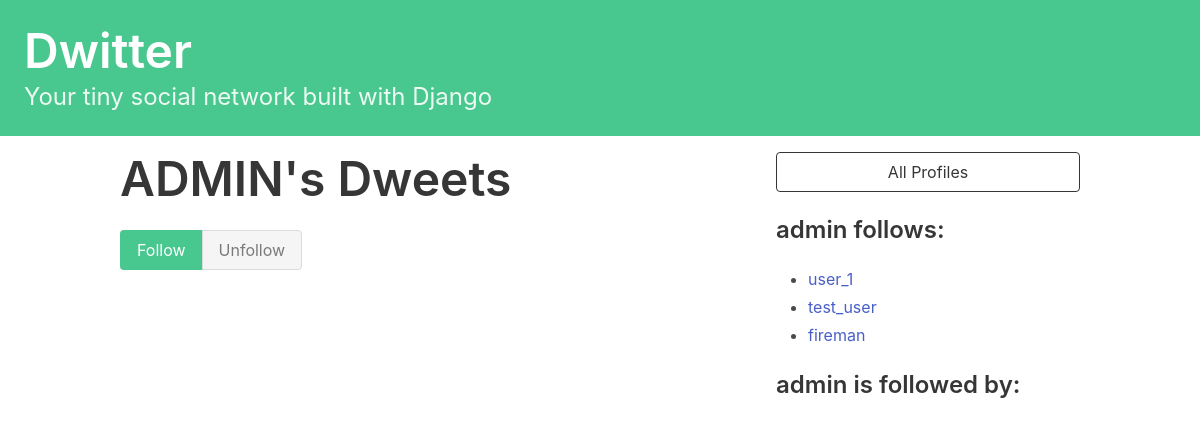
/profile/1 (signed in), run on an earlier commit of the app's database.
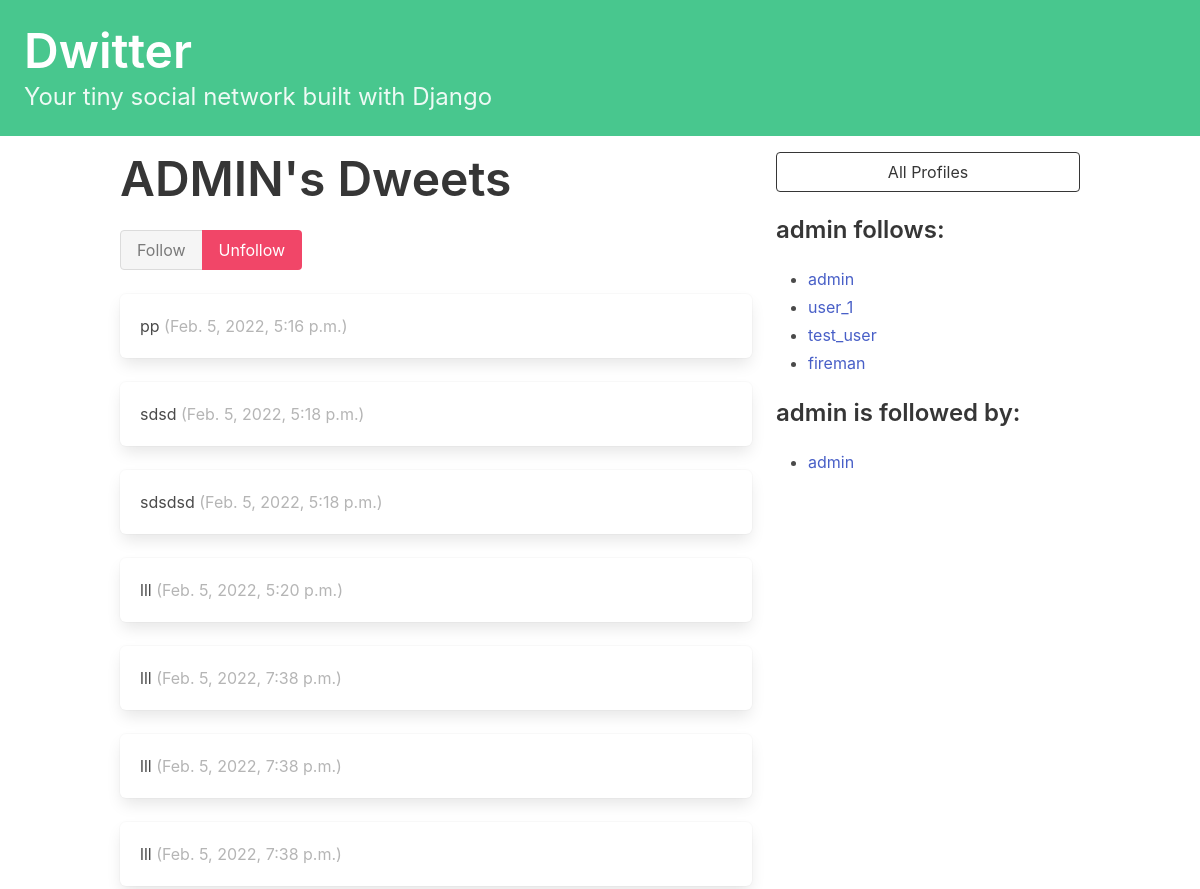
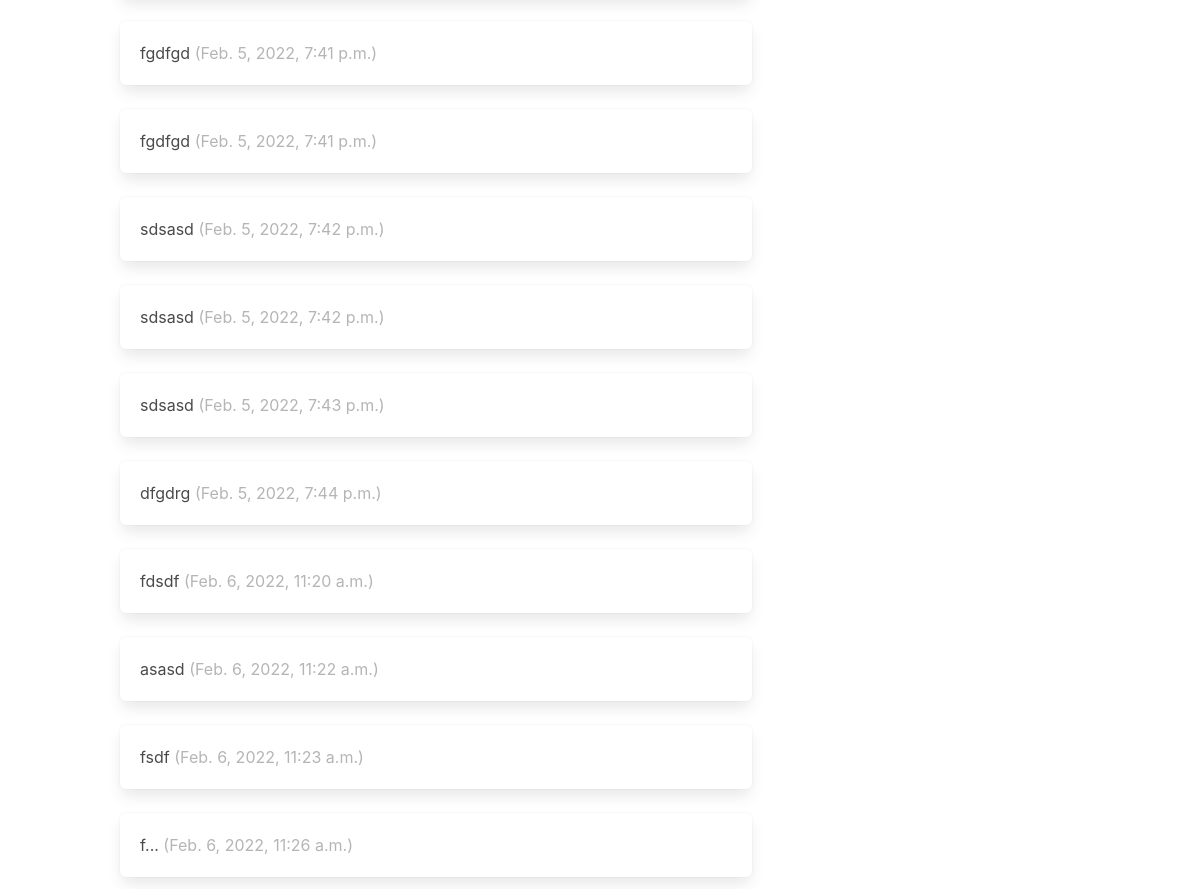
And on a later commit of the database (2 pictures, top to bottom).
### dwitter/models.py (models this page shows, shortened)
class Profile(models.Model):
    user = models.OneToOneField(User, on_delete=models.CASCADE)
    follows = models.ManyToManyField(
        "self",
        related_name="followed_by",
        symmetrical=False,
        blank=True
    )
    def __str__(self):
        return self.user.username

class Dweet(models.Model):
    user = models.ForeignKey(
        User, related_name="dweets", on_delete=models.DO_NOTHING
    )
    body = models.CharField(max_length=140)
    created_at = models.DateTimeField(auto_now_add=True)

### dwitter/views.py (the view, shortened to what this page needs)
# urls.py: path("profile/<int:pk>", profile, name="profile"),
def profile(request, pk):
    if not request.user.is_authenticated:
        return redirect('dwitter:login')
    profile = Profile.objects.get(pk=pk)
    return render(request, "dwitter/profile.html", {"profile": profile})

### dwitter/templates/dwitter/profile.html (shortened to what this page needs)
{% extends 'base.html' %}
{% block content %}
    <div class="column">
        <div class="block">
            <h1 class="title is-1">
                {{ profile.user.username|upper }}'s Dweets
            </h1>
            <form method="post">
                <div class="buttons has-addons">
                    {% if profile in user.profile.follows.all %}
                        <button class="button is-success is-static">
                            Follow
                        </button>
                        <button class="button is-danger"
                                name="follow"
                                value="unfollow">
                            Unfollow
                        </button>
                    {% else %}
                        <button class="button is-success"
                                name="follow"
                                value="follow">
                            Follow
                        </button>
                        <button class="button is-danger is-static">
                            Unfollow
                        </button>
                    {% endif %}
                </div>
            </form>
        </div>
        <div class="content">
            {% for dweet in profile.user.dweets.all %}
                <div class="box">
                    {{ dweet.body }}
                    <span class="is-small has-text-grey-light">
                    ({{ dweet.created_at }})
                </span>
                </div>
            {% endfor %}
        </div>
    </div>
    <div class="column is-one-third">
        <div class="block">
            <a href="{% url 'dwitter:profile_list' %}">
                <button class="button is-dark is-outlined is-fullwidth">
                    All Profiles
                </button>
            </a>
        </div>
        <div class="block">
            <h3 class="title is-4">
                {{ profile.user.username }} follows:
            </h3>
            <div class="content">
                <ul>
                    {% for following in profile.follows.all %}
                        <li>
                            <a href="{% url 'dwitter:profile' following.id %} ">
                                {{ following }}
                            </a>
                        </li>
                    {% endfor %}
                </ul>
            </div>
        </div>
        <div class="block">
            <h3 class="title is-4">
                {{ profile.user.username }} is followed by:
            </h3>
            <div class="content">
                <ul>
                    {% for follower in profile.followed_by.all %}
                        <li>
                            <a href="{% url 'dwitter:profile' follower.id %} ">
                                {{ follower }}
                            </a>
                        </li>
                    {% endfor %}
                </ul>
            </div>
        </div>
    </div>
{% endblock content %}

What changed in the data, as far as the page shows it:
now on one of the page's lists (row unchanged): Profile: user.username "admin"
added Dweet: body "pp", created_at "Feb. 5, 2022, 5:16 p.m."
added Dweet: body "sdsd", created_at "Feb. 5, 2022, 5:18 p.m."
added Dweet: body "sdsdsd", created_at "Feb. 5, 2022, 5:18 p.m."
added Dweet: body "lll", created_at "Feb. 5, 2022, 5:20 p.m."
added Dweet: body "lll", created_at "Feb. 5, 2022, 7:38 p.m."
added Dweet: body "lll", created_at "Feb. 5, 2022, 7:38 p.m."
added Dweet: body "lll", created_at "Feb. 5, 2022, 7:38 p.m."
added Dweet: body "fgdfgd", created_at "Feb. 5, 2022, 7:41 p.m."
added Dweet: body "fgdfgd", created_at "Feb. 5, 2022, 7:41 p.m."
added Dweet: body "sdsasd", created_at "Feb. 5, 2022, 7:42 p.m."
added Dweet: body "sdsasd", created_at "Feb. 5, 2022, 7:42 p.m."
added Dweet: body "sdsasd", created_at "Feb. 5, 2022, 7:43 p.m."
added Dweet: body "dfgdrg", created_at "Feb. 5, 2022, 7:44 p.m."
added Dweet: body "fdsdf", created_at "Feb. 6, 2022, 11:20 a.m."
added Dweet: body "asasd", created_at "Feb. 6, 2022, 11:22 a.m."
added Dweet: body "fsdf", created_at "Feb. 6, 2022, 11:23 a.m."
added Dweet: body "f...", created_at "Feb. 6, 2022, 11:26 a.m."
